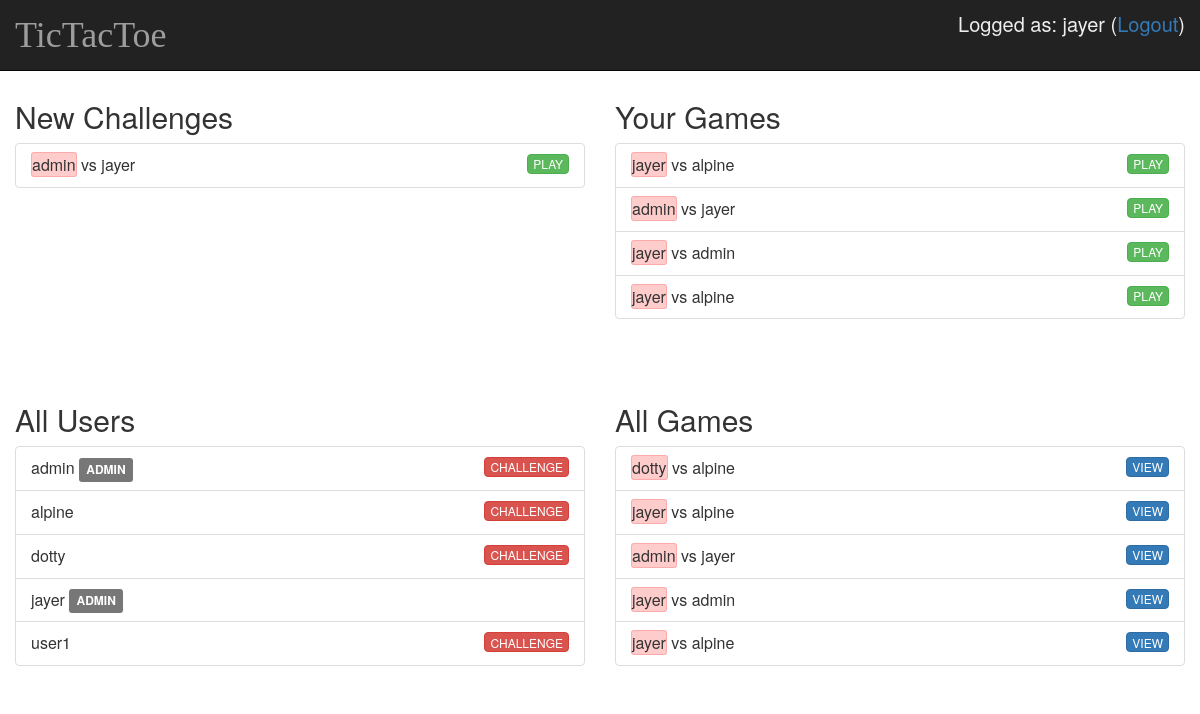
The page / (signed in) on the database as committed earlier.
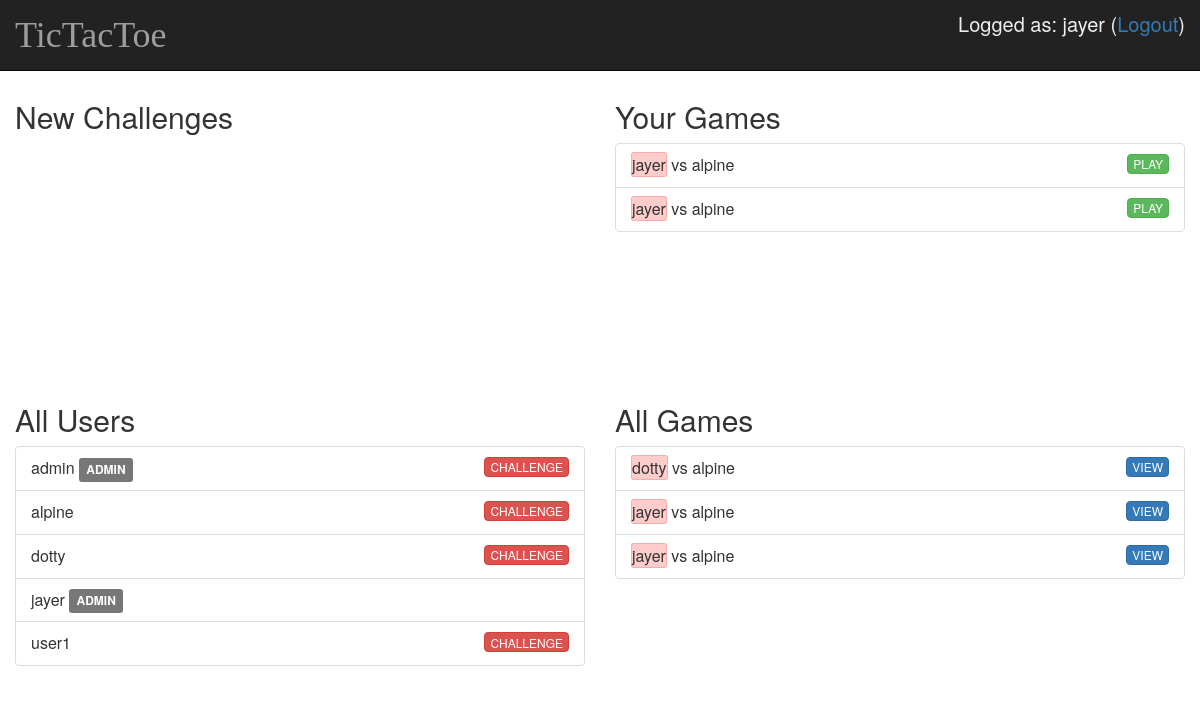
The same page on the database as committed later.
### tictactoe/models.py (models this page shows, shortened)
class Game(models.Model):
    id = models.AutoField(primary_key=True)
    user1 = models.ForeignKey('auth.User', related_name='+')
    user2 = models.ForeignKey('auth.User', related_name='+')
    user1_turn = models.BooleanField(default=True)
    state = models.CharField(max_length=36, default="____________________________________")
    created_date = models.DateTimeField(default=timezone.now)
    finished_date = models.DateTimeField(blank=True, null=True)
    outcome = models.IntegerField(default=-2)

### tictactoe/views.py (the view)
# urls.py: url(r'^$', views.main_page, name='main_page'),
def main_page(request):
    users = User.objects.all().order_by('username')
    challenges = Game.objects.filter(user2=request.user.pk).filter(outcome=-2).order_by('created_date')
    user_games = Game.objects.filter(Q(user1=request.user.pk) | Q(user2=request.user.pk)).filter(Q(outcome=-2) | Q(outcome=-1)).order_by('created_date')
    games = Game.objects.filter(Q(outcome=-2) | Q(outcome=-1)).order_by('created_date')[:64]
    return render(request, 'tictactoe/main_page.html', {'users': users, 'challenges': challenges, 'user_games': user_games, 'games': games})

### tictactoe/templates/tictactoe/main_page.html (shortened to what this page needs)
{% extends "tictactoe/base.html" %}
{% load staticfiles %}
{% block content %}
    <div>
		{% if user.is_authenticated %}
			<div class="row">
				<div class="list-scroll col-md-6">
					<h2>New Challenges</h2>
					<ul class="list-group" id='challenge_list'>
						{% for c in challenges %}
							<li class="list-group-item">
								{% if c.user1_turn %}
									<span class='highlight'>{{c.user1}}</span> vs {{c.user2}}
								{% else %}
									{{c.user1}} vs <span class='highlight'>{{c.user2}}</span>
								{% endif %}
								<button type="button" class="btn btn-success pull-right"
								onclick="window.location='/game/{{ c.id }}';">PLAY</button>
							</li>
						{% endfor %}
					</ul>
				</div>
				<div class="list-scroll col-md-6">
					<h2>Your Games</h2>
					<ul class="list-group" id='user_games_list'>
						{% for ug in user_games %}
							<li class="list-group-item">
								{% if ug.user1_turn %}
									<span class='highlight'>{{ug.user1}}</span> vs {{ug.user2}}
								{% else %}
									{{ug.user1}} vs <span class='highlight'>{{ug.user2}}</span>
								{% endif %}
								<button type="button" class="btn btn-success pull-right"
								onclick="window.location='/game/{{ ug.id }}';">PLAY</button>
							</li>
						{% endfor %}
					</ul>
				</div>
			</div>
		{% endif %}
		<div class="row">
			{% if user.is_authenticated %}
				<div class="list-scroll col-md-6">
					<h2>All Users</h2>
					<ul class="list-group" id='user_list'>
						{% for u in users %}
							<li class="list-group-item">
								{{ u.username }}
								{% if u.is_staff %}
									<span class="label label-default">ADMIN</span>
								{% endif %}
								{% if user != u %}
								<button type="button" class="btn btn-danger pull-right"
								onclick="window.location='/new_game/{{ u.pk }}';">CHALLENGE</button>
								{% endif %}
							</li>
						{% endfor %}
					</ul>
				</div>
			{% endif %}
			<div class="list-scroll col-md-6">
				<h2>All Games</h2>
				<ul class="list-group" id='games_list'>
					{% for g in games %}
						<li class="list-group-item">
							{% if g.user1_turn %}
								<span class='highlight'>{{g.user1}}</span> vs {{g.user2}}
							{% else %}
								{{g.user1}} vs <span class='highlight'>{{g.user2}}</span>
							{% endif %}
							<button type="button" class="btn btn-primary pull-right"
							onclick="window.location='/game/{{ g.id }}';">VIEW</button>
						</li>
					{% endfor %}
				</ul>
			</div>
		</div>
{% endblock %}

### tictactoe/templates/tictactoe/base.html (shortened to what this page needs)
{% load staticfiles %}
<html>
    <head>
		<link rel="stylesheet" href="https://maxcdn.bootstrapcdn.com/bootstrap/3.3.7/css/bootstrap.min.css">
		<link rel="stylesheet" href="{% static 'css/style.css' %}">
    </head>
    <body>
		<nav class="navbar navbar-default navbar-fixed-top navbar-inverse">
			<div class="container-fluid">
				<div class="navbar-header">
					<a class="navbar-brand" href="{% url 'main_page' %}">TicTacToe</a>
				</div>
				{% if user.is_authenticated %}
					<span class="label-logged pull-right">Logged as: {{ user.username }} (<a href="{% url 'logout' %}?next=/">Logout</a>)</span>
				{% else %}
					<a class="label-logged pull-right" href="{% url 'login' %}">Login</a>
					<span class="label-logged pull-right">/</span>
					<a class="label-logged pull-right" href="/newuser">Register</a>
				{% endif %}
			</div>
		</nav>
		<div class="page container">
			{% block content %}
			{% endblock %}
    </body>
</html>

Rows that differ between the two databases and show on the page:
no longer on this page (row edited): Game: user1 "admin", user2 "jayer"
no longer on this page (row edited): Game: user1 "jayer", user2 "admin"
